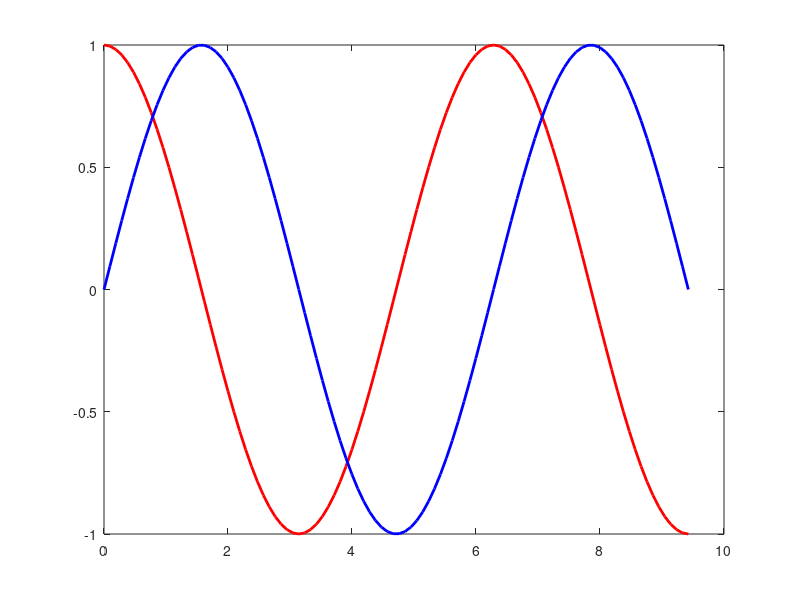

The MATLAB source for this figure:
% c = linspace(0 , 3*pi);
% y1 = cos(c);
% y2 = sin(c);
% %plot(c, y1 , c , y2)
% xlabel('value of x')
% ylabel('value of y')
% title('Two Lines Plot')
% plot(c, y1 , 'ro-', c , y2, 'm*--')


c = linspace(0 , 3*pi);
y1 = cos(c);
y2 = sin(c);
plot(c, y1 , 'r', 'linewidth' , 2)
hold on
plot(c, y2 , 'b' , 'linewidth' , 2)